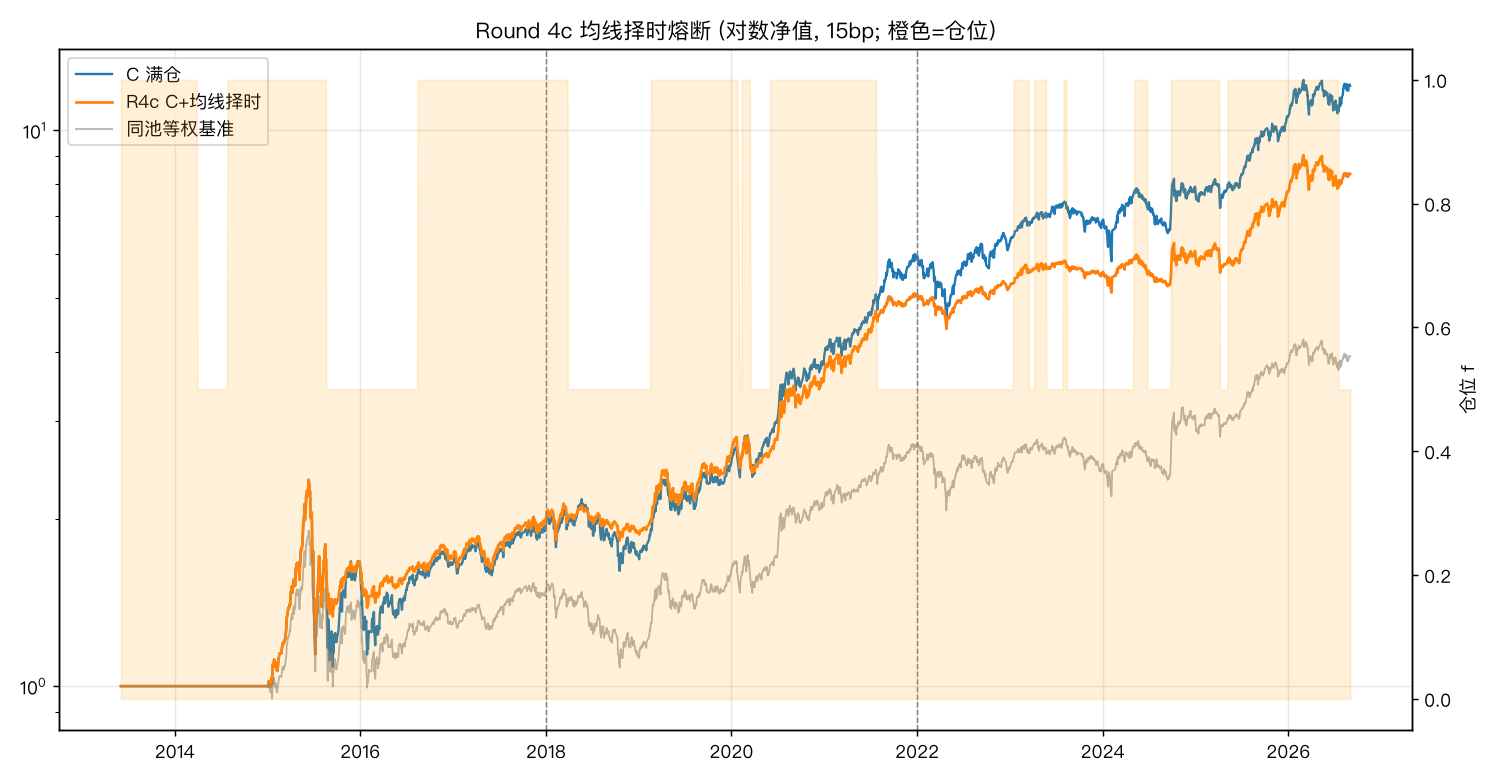

Recreate this plot in Python.
#!/usr/bin/env -S uv run --no-sync
# -*- coding: utf-8 -*-
"""Round 4c 风险加固·风控层 —— 严格按 docs/factor_round4c_trend_breaker_plan.md v1.0 实施。

C 持仓 + 均线择时熔断（沪深300 vs MA200，两态 1.0/0.5，2% 迟滞带）。
触发信号 = 市场趋势（唯一改动，与 4b 的自身回撤信号对照）。
用法: uv run python research/factor_round4c.py
"""

from __future__ import annotations

import sys
from pathlib import Path

import matplotlib

matplotlib.use("Agg")
import matplotlib.pyplot as plt
import numpy as np
import pandas as pd

plt.rcParams["font.sans-serif"] = ["PingFang SC", "Heiti TC", "Arial Unicode MS"]
plt.rcParams["axes.unicode_minus"] = False

sys.path.insert(0, str(Path(__file__).resolve().parents[3]))
from research.dividend_factor import load_all, month_last_days, metrics
from research.reversal_factor import ERAS, build_pool
from research.data_loader import load_index_daily

ROOT = Path(__file__).resolve().parents[3]
OUT = ROOT / "output"
R2 = ROOT / "data" / "round2"
COST = 15e-4
COST_SWEEP = [25e-4, 35e-4]
MIN_N = 50
MA_WIN = 200
BAND = 0.02  # 迟滞带 ±2%


def _pct(vals: pd.Series) -> pd.Series:
    return vals.rank(pct=True)


def build_weight_matrix(ret: pd.DataFrame, sets: dict) -> pd.DataFrame:
    cols = ret.columns
    W = pd.DataFrame(0.0, index=ret.index, columns=cols)
    w = pd.Series(0.0, index=cols)
    for dt in ret.index:
        if dt in sets:
            S = sets[dt]
            w = pd.Series(0.0, index=cols)
            if S:
                w[list(S)] = 1.0 / len(S)
        W.loc[dt] = w
    return W


def scaled_nav(
    ret: pd.DataFrame, W: pd.DataFrame, f: pd.Series, cost: float
) -> pd.Series:
    scaled = W.multiply(f, axis=0)
    turn = scaled.diff().abs().sum(axis=1).fillna(0.0)
    gross = (scaled.shift(1).fillna(0.0) * ret.fillna(0.0)).sum(axis=1)
    return (1 + gross - turn * cost).cumprod()


def trend_factor(idx_close: pd.Series) -> tuple[pd.Series, list]:
    """沪深300 vs MA200 → f ∈ {1.0, 0.5}，2% 迟滞带。返回 (f, 触发记录)。"""
    ma = idx_close.rolling(MA_WIN).mean()
    f = pd.Series(1.0, index=idx_close.index)
    state = 1.0
    triggers = []
    for t in idx_close.index:
        c = idx_close.loc[t]
        if np.isnan(ma.loc[t]):
            f.loc[t] = state
            continue
        up = ma.loc[t] * (1 + BAND)
        dn = ma.loc[t] * (1 - BAND)
        if state == 1.0 and c < dn:
            state = 0.5
            triggers.append((t, "1→0.5(跌破MA200)"))
        elif state == 0.5 and c > up:
            state = 1.0
            triggers.append((t, "0.5→1(上穿MA200)"))
        f.loc[t] = state
    return f, triggers


def max_dd_episode(nav: pd.Series) -> tuple[str, str, float]:
    cummax = nav.cummax()
    dd = nav / cummax - 1
    trough_i = dd.idxmin()
    peak_i = nav[:trough_i].idxmax()
    return str(peak_i.date()), str(trough_i.date()), float(dd.min())


def main() -> None:
    print("== Round 4c 均线择时熔断 (预注册 v1.0): C 持仓 + 市场趋势 ==")
    close, *_ = load_all()
    ret_qfq = close.pct_change()
    pool = build_pool(close, *load_all()[3:5])

    amt = pd.read_parquet(R2 / "daily_ext.parquet")
    amt["date"] = pd.to_datetime(amt["date"])
    amount = amt.pivot(index="date", columns="code", values="amount").sort_index()
    amount = amount.reindex(index=close.index, columns=close.columns).ffill()

    amihud = (
        ((close.pct_change().abs() / amount) * 1e6).rolling(21, min_periods=15).mean()
    )
    mom = close.shift(21) / close.shift(250) - 1.0

    idx = close.index
    sig_days = [t for t in month_last_days(idx) if idx.get_loc(t) + 1 < len(idx)]
    sets_C: dict = {}
    bench_sets: dict = {}
    for k, T in enumerate(sig_days):
        e = pool.loc[T]
        exec_day = idx[idx.get_loc(T) + 1]
        a = amihud.loc[T][e].dropna()
        m = mom.loc[T][e].dropna()
        common = a.index.intersection(m.index)
        if len(common) < MIN_N:
            continue
        if k + 1 < len(sig_days):
            bench_sets[exec_day] = set(common)
        score = (_pct(a.reindex(common)) + _pct(m.reindex(common))) / 2
        q = pd.qcut(score.rank(method="first"), 5, labels=False)
        sets_C[exec_day] = set(score.index[q == 4])

    W = build_weight_matrix(ret_qfq, sets_C)
    from research.reversal_factor import ew_nav

    nav_bench, _ = ew_nav(ret_qfq, bench_sets, COST)
    ann_bench = metrics(nav_bench)["年化"]

    navC = (
        1
        + (W.shift(1).fillna(0.0) * ret_qfq.fillna(0.0)).sum(axis=1)
        - W.diff().abs().fillna(0.0).sum(axis=1) * COST
    ).cumprod()

    # 沪深300 收盘（趋势信号）
    hs300 = load_index_daily("000300", start="20130601", refresh=False)["close"]
    hs300 = hs300.reindex(close.index).ffill()
    f, triggers = trend_factor(hs300)

    navR4c = scaled_nav(ret_qfq, W, f, COST)

    print(f"调仓期数 {len(bench_sets)}, 基准(公共池等权) 年化 {ann_bench:+.1%}")
    print(
        f"均线信号触发 {len(triggers)} 次 → {triggers[:3] + (['...'] if len(triggers) > 3 else [])}"
    )
    print(f"净值日分布: 满仓 {(f == 1.0).mean():.1%}, 半仓 {(f == 0.5).mean():.1%}")

    rows, navs = {}, {}
    for k, nav in [("C", navC), ("R4c", navR4c)]:
        pk, tr, mdd = max_dd_episode(nav)
        era_exc = {}
        for era, (s, e_) in ERAS.items():
            a, b = nav[s:e_], nav_bench[s:e_]
            era_exc[era] = (
                metrics(a / a.dropna().iloc[0])["年化"]
                - metrics(b / b.dropna().iloc[0])["年化"]
            )
        scaled = W.multiply(f if k == "R4c" else 1.0, axis=0)
        turn = float(scaled.diff().abs().sum(axis=1).sum() / 2 / (len(nav) / 244))
        nav35 = scaled_nav(ret_qfq, W, f if k == "R4c" else 1.0, COST_SWEEP[1])
        rows[k] = {
            "臂": k,
            "超额15bp": round(metrics(nav)["年化"] - ann_bench, 4),
            "超额35bp": round(metrics(nav35)["年化"] - ann_bench, 4),
            "年换手": round(turn, 1),
            "夏普": round(metrics(nav)["夏普"], 2),
            "最大回撤": round(mdd, 3),
            "回撤区间": f"{pk}~{tr}",
            **{f"超额{era}": round(v, 4) for era, v in era_exc.items()},
        }
        navs[k] = nav
        print(
            f"\n■ {k}: 超额15bp {rows[k]['超额15bp']:+.1%} | 35bp {rows[k]['超额35bp']:+.1%} "
            f"| 年换手 {turn:.1f} | 夏普 {rows[k]['夏普']:.2f} "
            f"| 最大回撤 {mdd:.1%} ({pk}~{tr})"
        )
        print(
            "   分段超额: " + "  ".join(f"{era}:{v:+.1%}" for era, v in era_exc.items())
        )

    # 逐年最大回撤（对比 2018 是否被补上）
    ddC = navC / navC.cummax() - 1
    ddR = navR4c / navR4c.cummax() - 1
    print("\n逐年最大回撤 (C / R4c):")
    for y in range(2015, 2027):
        sC, sR = ddC[f"{y}-01-01" : f"{y}-12-31"], ddR[f"{y}-01-01" : f"{y}-12-31"]
        if len(sC) and len(sR):
            print(f"  {y}: C {sC.min():.1%} | R4c {sR.min():.1%}")

    C, R = rows["C"], rows["R4c"]
    j1 = R["最大回撤"] >= -0.30
    j2 = R["超额15bp"] >= 0.05
    j3 = R["超额35bp"] > 0
    j4 = sum(R[f"超额{era}"] > 0 for era in ERAS) >= 2
    n_pass = sum([j1, j2, j3, j4])
    verdict = {4: "通过", 3: "部分通过"}.get(n_pass, "未通过")
    print("\n== 判定 (R4c vs C) ==")
    print(f"  J1 最大回撤≥-30%: C {C['最大回撤']:.1%} → R4c {R['最大回撤']:.1%} → {j1}")
    print(f"  J2 超额≥+5pp: R4c {R['超额15bp']:+.1%} → {j2}")
    print(f"  J3 35bp 超额>0: R4c {R['超额35bp']:+.1%} → {j3}")
    print(f"  J4 三段≥2 正: {sum(R[f'超额{era}'] > 0 for era in ERAS)}/3 → {j4}")
    print(f"  → R4c 判定: {verdict}({n_pass}/4)")

    pd.DataFrame(rows).T.to_csv(OUT / "factor_round4c_summary.csv")
    fig, ax = plt.subplots(figsize=(11.5, 6))
    ax.plot(navs["C"], lw=1.3, label="C 满仓")
    ax.plot(navs["R4c"], lw=1.5, label="R4c C+均线择时")
    ax.plot(nav_bench, lw=1, alpha=0.6, color="gray", label="同池等权基准")
    ax2 = ax.twinx()
    ax2.fill_between(f.index, f.values, alpha=0.15, color="orange")
    ax2.set_ylabel("仓位 f")
    for y in ("2018-01-01", "2022-01-01"):
        ax.axvline(pd.Timestamp(y), color="gray", ls="--", lw=0.8)
    ax.set_yscale("log")
    ax.legend(loc="upper left")
    ax.grid(alpha=0.3)
    ax.set_title("Round 4c 均线择时熔断 (对数净值, 15bp; 橙色=仓位)")
    fig.tight_layout()
    fig.savefig(OUT / "factor_round4c.png", dpi=130)
    print("\nCSV: output/factor_round4c_summary.csv | 图: output/factor_round4c.png")


if __name__ == "__main__":
    main()
